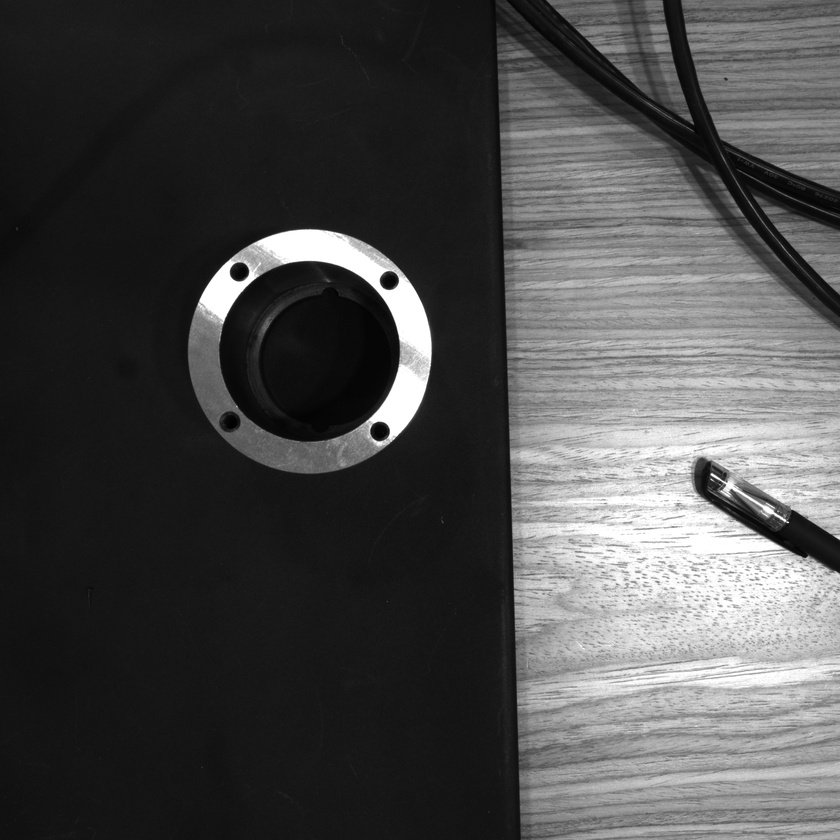
#> input picture tools/left.jpg, 840 x 840 px, shrunk from 5120 x 5120 before the run
$ python measure_stereo.py
#> lines starting #> are read from the running program, lines starting #| are printed output that depends on the picture; after the words box and inside, x2 and y2 are one past the last pixel; in counts of white or black regions, pixels touching at a corner belong together; long printed decimals are rounded
import cv2
import numpy as np
import matplotlib.pyplot as plt
from mpl_toolkits.mplot3d import Axes3D

def fit_circle(image_path):
    """从单张图像中拟合圆形轮廓并返回圆心和半径"""
    # 读取灰度图
    img = cv2.imread(image_path, cv2.IMREAD_GRAYSCALE)
    if img is None:
        raise ValueError(f"无法读取图像: {image_path}")

    # 高斯模糊去噪
    blur = cv2.GaussianBlur(img, (5, 5), 0)

    # Canny 边缘检测
    edges = cv2.Canny(blur, 50, 150)

    # 轮廓提取
    contours, hierarchy = cv2.findContours(edges, cv2.RETR_TREE, cv2.CHAIN_APPROX_NONE)

    # 寻找最大轮廓
    max_radius = 0
    best_contour = None
    best_center = None

    for c in contours:
        pts = np.array(c, dtype=np.float32).reshape(-1, 2)
        center, radius = cv2.minEnclosingCircle(pts)
        if radius > max_radius:
            max_radius = radius
            best_contour = c
            best_center = center

    # 亚像素优化
    if best_contour is None:
        raise ValueError("未检测到有效轮廓")

    pts = np.array(best_contour, dtype=np.float32).reshape(-1, 1, 2)
    criteria = (cv2.TERM_CRITERIA_EPS + cv2.TERM_CRITERIA_MAX_ITER, 30, 0.01)
    cv2.cornerSubPix(img, pts, (5, 5), (-1, -1), criteria)
    pts = pts.reshape(-1, 2)
    center, radius = cv2.minEnclosingCircle(pts)

    # 可视化结果
    output = cv2.cvtColor(img, cv2.COLOR_GRAY2BGR)
    cv2.circle(output, (int(center[0]), int(center[1])), int(radius), (0, 0, 255), 2)
    cv2.circle(output, (int(center[0]), int(center[1])), 2, (0, 255, 0), -1)

    # 保存结果
    output_path = image_path.replace(".jpg", "_result.jpg")
    cv2.imwrite(output_path, output)

    print(f"图像 {image_path} 处理完成，结果保存至 {output_path}")
    return np.array(center), radius

def triangulate_points(point1, point2, P1, P2):
    """使用三角测量计算3D点位置"""
    # 构建齐次坐标
    points = np.zeros((2, 2))
    points[0, :] = point1
    points[1, :] = point2

    # 三角测量
    point_4d = cv2.triangulatePoints(P1, P2, points[0:1, :].T, points[1:2, :].T)

    # 转换为非齐次坐标
    point_3d = point_4d[:3] / point_4d[3]

    return point_3d.flatten()

def calculate_diameter(center_3d, radius_px1, radius_px2, K1, K2, R, T):
    """计算工件的实际直径"""
    # 计算相机1坐标系下的深度
    depth1 = center_3d[2]

    # 计算相机2坐标系下的深度
    # 将点转换到相机2坐标系
    center_cam2 = R @ center_3d + T
    depth2 = center_cam2[2]

    # 计算实际直径 (使用两个视图的平均值)
    fx1 = K1[0, 0]
    fx2 = K2[0, 0]

    diameter1 = (2 * radius_px1 * depth1) / fx1
    diameter2 = (2 * radius_px2 * depth2) / fx2

    return (diameter1 + diameter2) / 2.0, depth1

def visualize_3d_points(center_3d, diameter, depth, T):
    """可视化3D点"""
    fig = plt.figure(figsize=(10, 8))
    ax = fig.add_subplot(111, projection='3d')

    # 绘制圆心
    ax.scatter(center_3d[0], center_3d[1], center_3d[2], c='r', s=100, label='Circle Center')

    # 创建表示工件的圆盘
    theta = np.linspace(0, 2 * np.pi, 100)
    x = center_3d[0] + (diameter / 2) * np.cos(theta)
    y = center_3d[1] + (diameter / 2) * np.sin(theta)
    z = np.full_like(x, center_3d[2])

    ax.plot(x, y, z, c='b', label='Workpiece')

    # 设置坐标轴标签
    ax.set_xlabel('X (mm)')
    ax.set_ylabel('Y (mm)')
    ax.set_zlabel('Z (mm)')
    ax.set_title(f'3D Workpiece Reconstruction\nDiameter: {diameter:.2f}mm, Depth: {depth:.2f}mm')

    # 添加相机位置示意
    ax.scatter(0, 0, 0, c='g', s=100, marker='^', label='Camera 1')
    ax.scatter(T[0], T[1], T[2], c='m', s=100, marker='^', label='Camera 2')

    # 添加深度线
    ax.plot([center_3d[0], center_3d[0]],
            [center_3d[1], center_3d[1]],
            [0, center_3d[2]], 'k--', label=f'Depth: {depth:.2f}mm')

    ax.legend()
    plt.tight_layout()
    plt.savefig('3d_reconstruction.png')
    plt.show()

def main():
    # 示例相机参数 - 需要替换为实际标定参数
    # 相机1内参矩阵
    # 左相机内参
    fx_l = 6432.718156
    fy_l = 6433.640957
    cx_l = 2510.513808
    cy_l = 2540.649788

    # 右相机内参
    fx_r = 6464.159743
    fy_r = 6466.869928
    cx_r = 2534.501657
    cy_r = 2554.850023


    K1 = np.array([[fx_l, 0, cx_l],
                    [0, fy_l, cy_l],
                    [0, 0, 1]])
    # 右相机内参
    K2 = np.array([[fx_r, 0, cx_r],
                        [0, fy_r, cy_r],
                        [0, 0, 1]])

    # 相机1到相机2的旋转矩阵
    R = np.array([[0.999982515, 6.03612E-05, -0.005913132],
                        [-3.72253E-05, 0.999992345, 0.003912667],
                        [0.005913323, -0.003912378, 0.999974863]])

    # 相机1到相机2的平移向量 (单位：mm)
    T = np.array([53.68039957, -0.894192181, 0.882346604])

    # 畸变系数 (示例值)
    dist1 = np.array([-0.033465189, -0.2844377, 0.000308576, 0.00034481, 2.702545964])
    dist2 = np.array([-0.057723512, 0.375678793, -0.00025302, 5.63125E-05, -2.160836638])

    # 构建投影矩阵
    P1 = K1 @ np.hstack((np.eye(3), np.zeros((3, 1))))
    P2 = K2 @ np.hstack((R, T.reshape(3, 1)))

    # 处理两个视图
    try:
        center1, radius1 = fit_circle("tools/left.jpg")
#> in fit_circle, img is the input picture: shape (840, 840); min 0, max 255, mean 75.4
#> in fit_circle, `edges = cv2.Canny(blur, 50, 150)`:
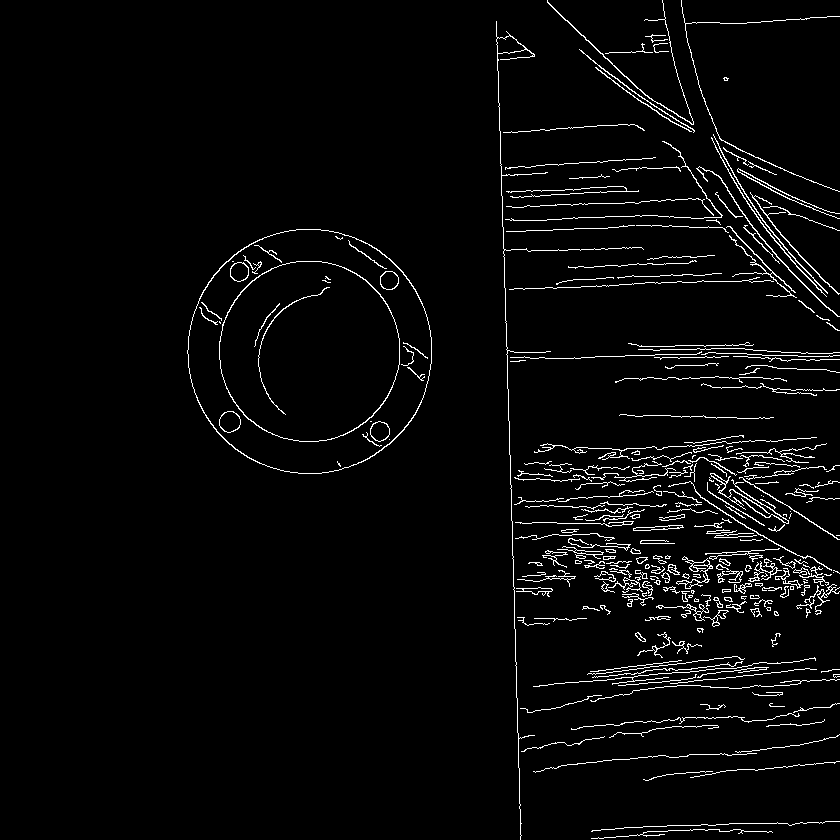
#> edges: shape (840, 840); 3.3% white in thin lines or dots, all inside (x1, y1, x2, y2) = (187, 0, 840, 840)
#> in fit_circle, `contours, hierarchy = cv2.findContours(edges, cv2.RETR_TREE, cv2.CHAIN..`: contours = 381 contours, 281 with area under 20; largest, box (x1, y1, x2, y2) and area: (187, 229, 432, 474) 46865, (187, 229, 432, 474) 46659, (219, 261, 400, 442) 25662, (219, 261, 400, 442) 25506, (496, 21, 644, 840) 382
#> the loop in fit_circle, `for c in contours:` made 381 passes
#> (radius, max_radius, best_center) on passes 1, 2, 17, 25, 377: (90.55, 90.55, (681.5, 835)), (124.1, 124.1, (715, 826)), (124.9, 124.9, (714.5, 689.5)), (141.7, 141.7, (674, 672)), (409.2, 409.2, (508, 430))
#> (center, radius) on passes 3 to 8: ((677.5, 775), 34.73), ((764.5, 769), 74.93), ((644.5, 762), 111.9), ((562.5, 743.5), 42.17), ((787, 742.5), 52.69), ((663.5, 731.5), 54.78)
#> after the loop in fit_circle, `for c in contours:`: best_contour = contour of 2252 points, box (x1, y1, x2, y2) (496, 21, 644, 840), area 382; max_radius = 409.2
#> in fit_circle, `pts = np.array(best_contour, dtype=np.float32).reshape(-1, 1, 2)`: pts = 2252 rows, first 8: [496, 21], [496, 22], [496, 23], [496, 24], [496, 25], [496, 26], [496, 27], [496, 28]
#> in fit_circle, `pts = pts.reshape(-1, 2)`: pts = 2252 pairs, first value 495.8 to 643, second value 23.59 to 835.6
#> in fit_circle, `center, radius = cv2.minEnclosingCircle(pts)`: center = (508.1, 429.6); radius = 406.2
#> in fit_circle, `cv2.circle(output, (int(center[0]), int(center[1])), int(radius), (0, ..`:
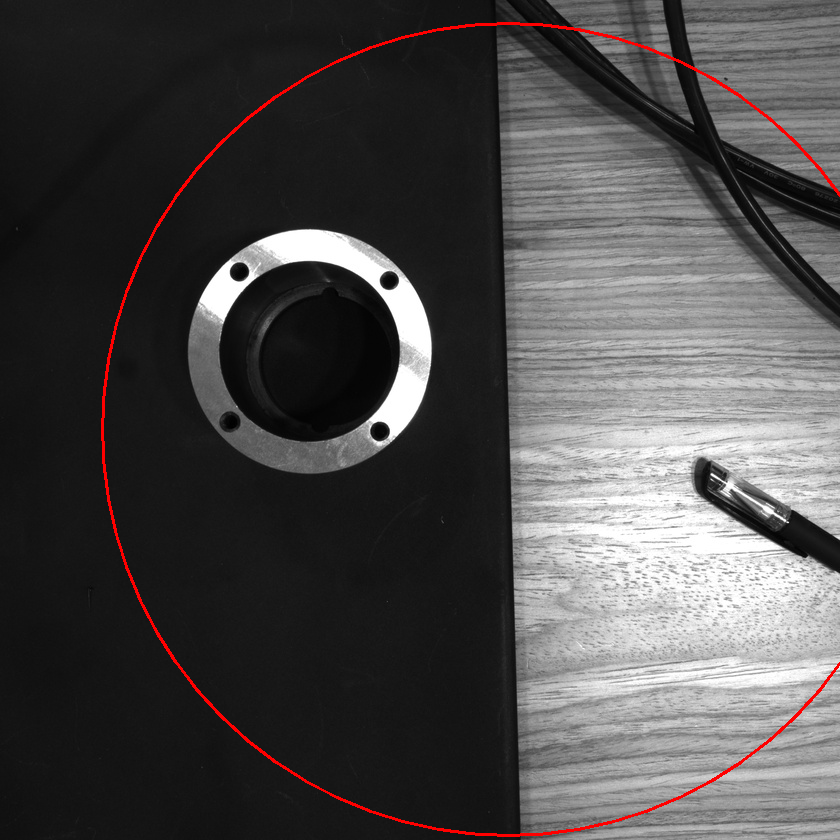
#> output: shape (840, 840, 3); 0.88% of pixels changed, all inside (x1, y1, x2, y2) = (101, 22, 840, 837)
#> in fit_circle, `cv2.circle(output, (int(center[0]), int(center[1])), 2, (0, 255, 0), -1)`: output: shape (840, 840, 3); under 0.01% of pixels changed, all inside (x1, y1, x2, y2) = (506, 427, 511, 432)
#> center1 = [508.1, 429.6]; radius1 = 406.2
        center2, radius2 = fit_circle("tools/right.jpg")
#> call 2 of fit_circle, with image_path = 'tools/right.jpg'
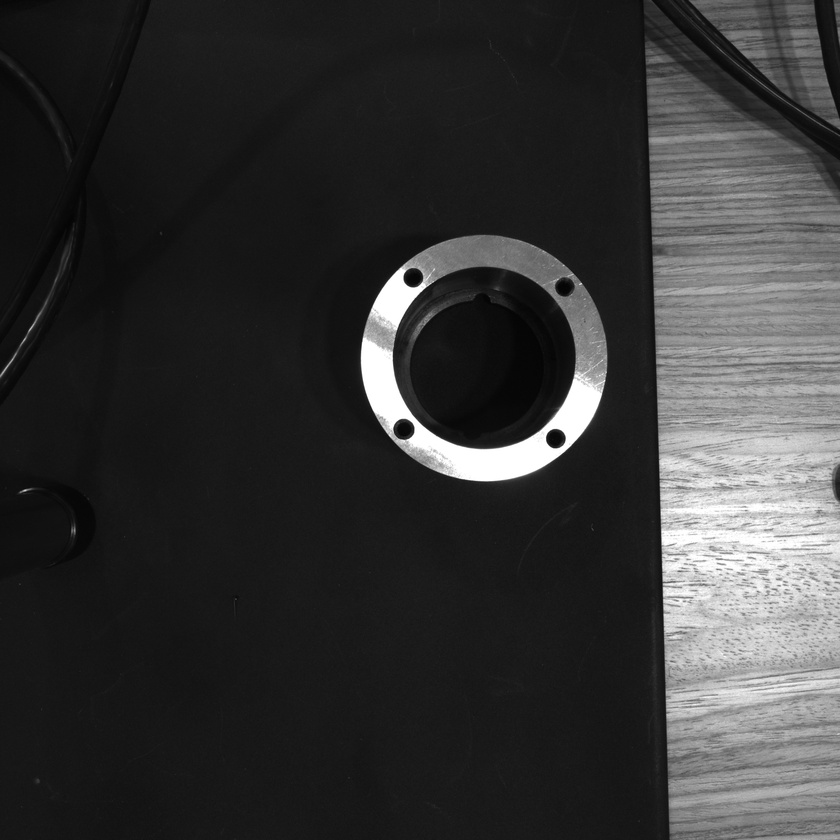
#> input picture tools/right.jpg, 840 x 840 px, shrunk from 5120 x 5120 before the run
#> in fit_circle, img is the input picture: shape (840, 840); min 3, max 255, mean 53.8
#> in fit_circle (call 2), `edges = cv2.Canny(blur, 50, 150)`:
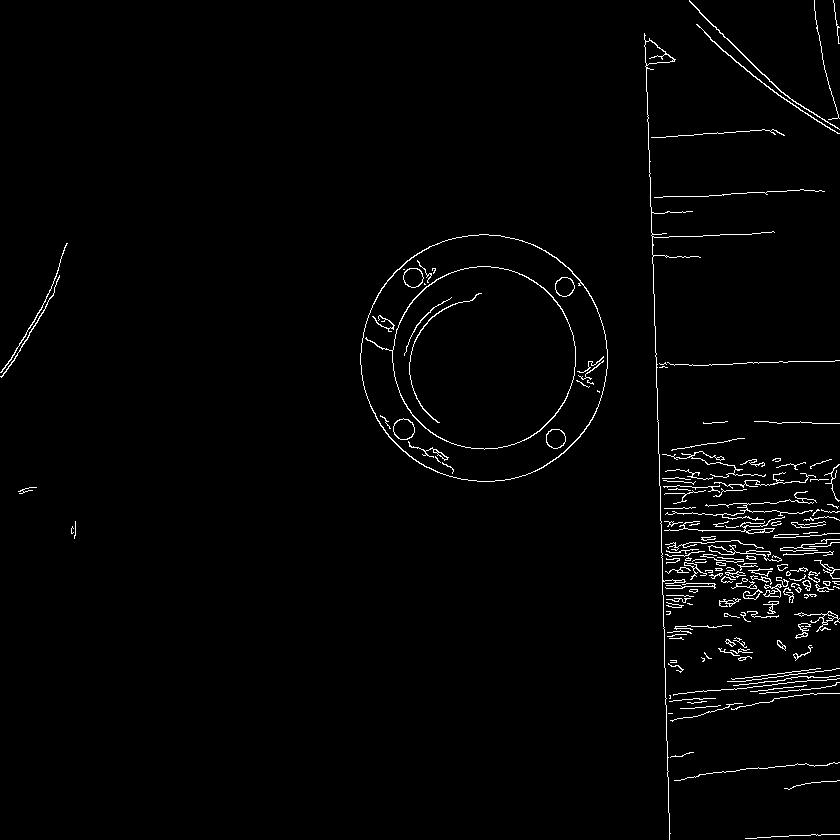
#> edges: shape (840, 840); 1.7% white in thin lines or dots
#> in fit_circle (call 2), `contours, hierarchy = cv2.findContours(edges, cv2.RETR_TREE, cv2.CHAIN..`: contours = 218 contours, 168 with area under 20; largest, box (x1, y1, x2, y2) and area: (360, 234, 608, 482) 47828, (360, 234, 608, 482) 47621, (365, 266, 576, 450) 26240, (392, 266, 576, 450) 26072, (644, 33, 775, 840) 466
#> the loop in fit_circle (call 2), `for c in contours:` made 218 passes
#> (radius, max_radius, best_center) on passes 1, 3, 14, 174, 177, 210: (47.04, 47.04, (792, 836)), (82.99, 82.99, (756.5, 771)), (83.43, 83.43, (756, 686.5)), (86.01, 86.01, (753, 361)), (124.4, 124.4, (483.8, 357.6)), (403.2, 403.2, (656.5, 436))
#> (center, radius) on passes 2, 4, 5, 6, 7, 8: ((811.5, 784), 27.79), ((681.5, 754.5), 11.77), ((670, 713), 2), ((700, 706.5), 20.06), ((706, 711.5), 36.99), ((696.5, 701.5), 9.51)
#> after the loop in fit_circle (call 2), `for c in contours:`: best_contour = contour of 2171 points, box (x1, y1, x2, y2) (644, 33, 775, 840), area 466; max_radius = 403.2
#> in fit_circle (call 2), `pts = np.array(best_contour, dtype=np.float32).reshape(-1, 1, 2)`: pts = 2171 rows, first 8: [644, 33], [644, 34], [644, 35], [644, 36], [644, 37], [644, 38], [644, 39], [645, 40]
#> in fit_circle (call 2), `pts = pts.reshape(-1, 2)`: pts = 2171 pairs, first value 644 to 774, second value 33 to 834.2
#> in fit_circle (call 2), `center, radius = cv2.minEnclosingCircle(pts)`: center = (656.7, 433.6); radius = 400.8
#> in fit_circle (call 2), `cv2.circle(output, (int(center[0]), int(center[1])), int(radius), (0, ..`:
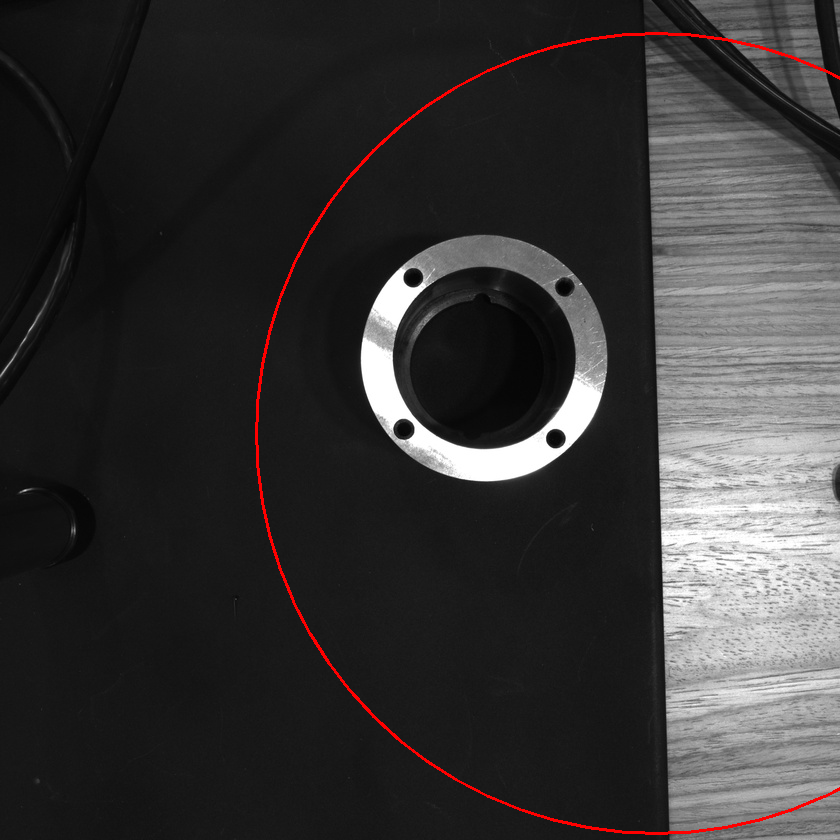
#> output: shape (840, 840, 3); 0.68% of pixels changed, all inside (x1, y1, x2, y2) = (255, 32, 840, 835)
#> in fit_circle (call 2), `cv2.circle(output, (int(center[0]), int(center[1])), 2, (0, 255, 0), -1)`: output: shape (840, 840, 3); under 0.01% of pixels changed, all inside (x1, y1, x2, y2) = (654, 431, 659, 436)
#> center2 = [656.7, 433.6]; radius2 = 400.8

        print(f"视图1圆心: {center1}, 半径: {radius1} 像素")
#| 视图1圆心: [508.096 429.593 ], 半径: 406.195 像素
        print(f"视图2圆心: {center2}, 半径: {radius2} 像素")
#| 视图2圆心: [656.722 433.623], 半径: 400.825 像素

        # 三角测量得到3D点
        center_3d = triangulate_points(center1, center2, P1, P2)
#> center_3d = [-623.5, -660.5, 2002.7]
        print(f"三维圆心坐标: {center_3d} mm")
#| 三维圆心坐标: [-623.455 -660.479 2002.682] mm

        # 计算直径和深度
        diameter, depth = calculate_diameter(center_3d, radius1, radius2, K1, K2, R, T)
#> in calculate_diameter, `depth1 = center_3d[2]`: depth1 = 2002.7
#> in calculate_diameter, `center_cam2 = R @ center_3d + T`: center_cam2 = [-581.6, -653.5, 2002.4]
#> in calculate_diameter, `depth2 = center_cam2[2]`: depth2 = 2002.4
#> in calculate_diameter, `diameter1 = (2 * radius_px1 * depth1) / fx1`: diameter1 = 252.9
#> in calculate_diameter, `diameter2 = (2 * radius_px2 * depth2) / fx2`: diameter2 = 248.3
#> diameter = 250.6; depth = 2002.7
        print(f"工件直径: {diameter:.2f} mm")
#| 工件直径: 250.62 mm
        print(f"工件深度(Z坐标): {depth:.2f} mm")
#| 工件深度(Z坐标): 2002.68 mm

        # 可视化结果
        visualize_3d_points(center_3d, diameter, depth, T)
#> in visualize_3d_points, `x = center_3d[0] + (diameter / 2) * np.cos(theta)`: x = 100 values, max -498.1 at index 0, min -748.7 at index 49, mean -622.2
#> in visualize_3d_points, `y = center_3d[1] + (diameter / 2) * np.sin(theta)`: y = 100 values, max -535.2 at index 25, min -785.8 at index 74, mean -660.5
#> in visualize_3d_points, `plt.savefig('3d_reconstruction.png')`:
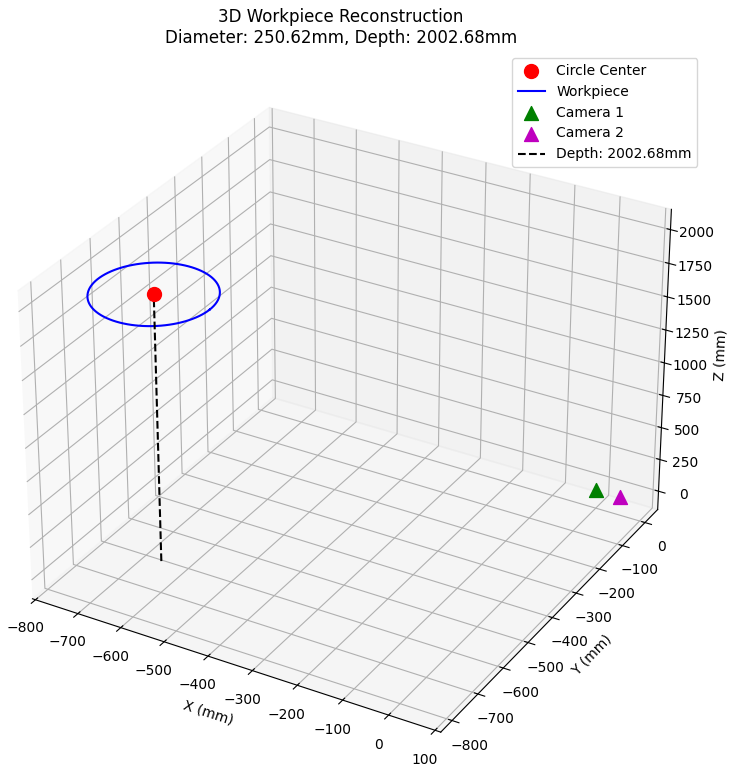
#> figure drawn by matplotlib, 1 panel

    except Exception as e:
        print(f"处理过程中发生错误: {str(e)}")

if __name__ == "__main__":
    main()
